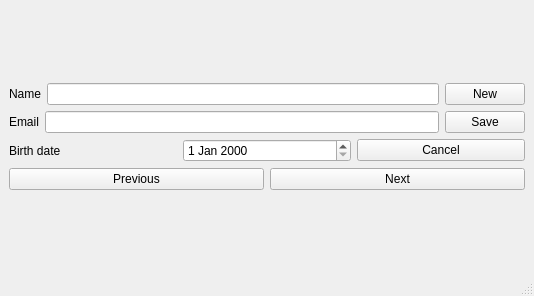
<?xml version="1.0" encoding="UTF-8"?>
<ui version="4.0">
 <class>MainWindow</class>
 <widget class="QMainWindow" name="MainWindow">
  <property name="geometry">
   <rect>
    <x>0</x>
    <y>0</y>
    <width>534</width>
    <height>296</height>
   </rect>
  </property>
  <property name="windowTitle">
   <string>MainWindow</string>
  </property>
  <widget class="QWidget" name="centralwidget">
   <layout class="QVBoxLayout" name="verticalLayout_2">
    <item>
     <layout class="QVBoxLayout" name="verticalLayout">
      <item>
       <layout class="QHBoxLayout" name="horizontalLayout">
        <item>
         <widget class="QLabel" name="label">
          <property name="text">
           <string>Name</string>
          </property>
         </widget>
        </item>
        <item>
         <widget class="QLineEdit" name="edit_name"/>
        </item>
        <item>
         <widget class="QPushButton" name="btn_new">
          <property name="text">
           <string>New</string>
          </property>
         </widget>
        </item>
       </layout>
      </item>
      <item>
       <layout class="QHBoxLayout" name="horizontalLayout_2">
        <item>
         <widget class="QLabel" name="label_2">
          <property name="text">
           <string>Email</string>
          </property>
         </widget>
        </item>
        <item>
         <widget class="QLineEdit" name="edit_email"/>
        </item>
        <item>
         <widget class="QPushButton" name="btn_save">
          <property name="text">
           <string>Save</string>
          </property>
         </widget>
        </item>
       </layout>
      </item>
      <item>
       <layout class="QHBoxLayout" name="horizontalLayout_3">
        <item>
         <widget class="QLabel" name="label_3">
          <property name="text">
           <string>Birth date</string>
          </property>
         </widget>
        </item>
        <item>
         <widget class="QDateEdit" name="date_birthdate"/>
        </item>
        <item>
         <widget class="QPushButton" name="btn_cancel">
          <property name="text">
           <string>Cancel</string>
          </property>
         </widget>
        </item>
       </layout>
      </item>
      <item>
       <layout class="QHBoxLayout" name="horizontalLayout_4">
        <item>
         <widget class="QPushButton" name="btn_previous">
          <property name="text">
           <string>Previous</string>
          </property>
         </widget>
        </item>
        <item>
         <widget class="QPushButton" name="btn_next">
          <property name="text">
           <string>Next</string>
          </property>
         </widget>
        </item>
       </layout>
      </item>
     </layout>
    </item>
   </layout>
  </widget>
  <widget class="QMenuBar" name="menubar">
   <property name="geometry">
    <rect>
     <x>0</x>
     <y>0</y>
     <width>534</width>
     <height>21</height>
    </rect>
   </property>
  </widget>
  <widget class="QStatusBar" name="statusbar"/>
 </widget>
 <resources/>
 <connections/>
</ui>
